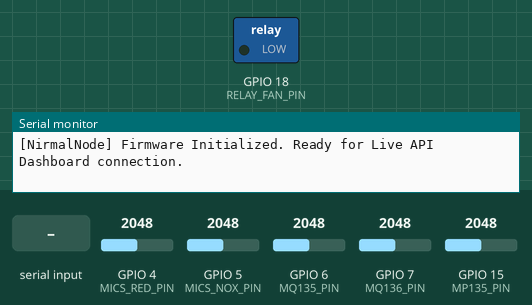
Recording of a sketch running on a simulated ESP32-S3. Parts: switched loads named in the sketch (green lamp = pin HIGH), the last lines printed to the serial monitor. The inputs (shaded band) are chosen by the test bench; at power-on: GPIO 4 (MICS_RED_PIN) = 2048, GPIO 5 (MICS_NOX_PIN) = 2048, GPIO 6 (MQ135_PIN) = 2048, GPIO 7 (MQ136_PIN) = 2048, GPIO 15 (MP135_PIN) = 2048 (analog values on the 0–4095 scale).

Above: at 1.2 s.
1.3 s: "FAN_ON\n" received over Serial
At 2.5 s:
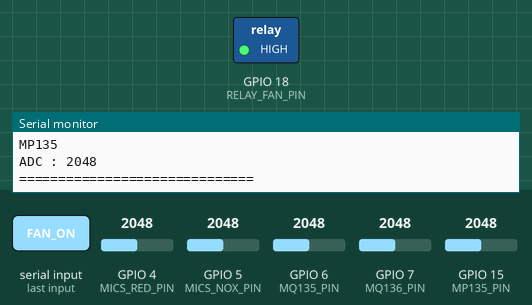
2.8 s: "FAN_OFF\n" received over Serial
At 3.7 s:
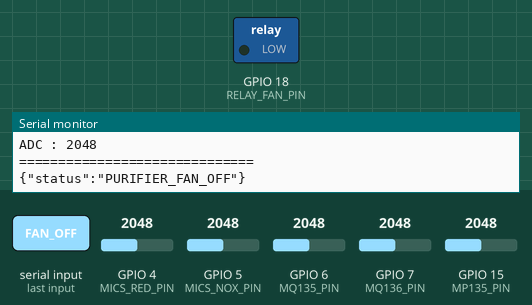
Timing chart, 0 to 5.8 s (numbered marks = the images above; inputs shaded):
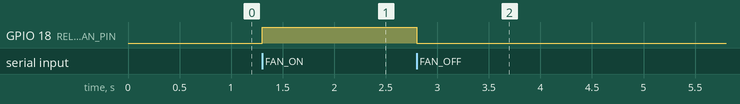

The sketch:

NirmalNode_LiveAPI.ino
```cpp
/*
  ===========================================================================
  NirmalNode – Green IoT Air Quality & Adaptive Air Purification Node
  ---------------------------------------------------------------------------
  BOARD            : ESP32 / ESP32-S3 Dev Module
  BAUD RATE        : 115200
  FEATURES         :
    1. PMS5003 Dust Sensor (UART)
    2. Multi-Gas Sensors (MQ135, MQ136, MiCS-4514 RED/NOX, MP135)
    3. Dual Format Serial Output (Human Readable Text & JSON API Stream)
    4. Purifier Relay Control Pin (Pre-emptive Fan Control)
  ===========================================================================
*/

#include <Arduino.h>

// Pin Definitions
#define PMS_RX_PIN        16      // ESP32 RX <- PMS5003 TXD
#define PMS_TX_PIN        -1      // Unused

#define MICS_RED_PIN      4       // MiCS-4514 RED channel (ESP32-S3 default) / 34 (ESP32 DevKit)
#define MICS_NOX_PIN      5       // MiCS-4514 NOX channel
#define MQ135_PIN         6       // MQ135 Air Quality
#define MQ136_PIN         7       // MQ136 H2S
#define MP135_PIN         15      // MP135 VOC

#define RELAY_FAN_PIN     18      // Relay Control for Cyclone-HEPA Fan

// ADC Configuration
const uint8_t ADC_RESOLUTION_BITS = 12;

// PMS5003 Frame
const uint8_t PMS_FRAME_LEN = 32;
uint8_t pmsBuffer[PMS_FRAME_LEN];
uint8_t pmsIndex = 0;

struct PMSData {
  uint16_t pm1_0 = 0;
  uint16_t pm2_5 = 0;
  uint16_t pm10  = 0;
  uint16_t cnt0_3 = 0;
  uint16_t cnt0_5 = 0;
  uint16_t cnt1_0 = 0;
  uint16_t cnt2_5 = 0;
  bool connected = false;
} pmsData;

HardwareSerial pmsSerial(1);
unsigned long lastReportTime = 0;
const unsigned long REPORT_INTERVAL_MS = 2000;

bool jsonOutputMode = false; // Toggle with command 'JSON' or 'TEXT'
bool purifierRelayState = false;

void readPMS();
void printTextReport();
void printJsonReport();

void setup() {
  Serial.begin(115200);
  pmsSerial.begin(9600, SERIAL_8N1, PMS_RX_PIN, PMS_TX_PIN);

  analogReadResolution(ADC_RESOLUTION_BITS);
  pinMode(RELAY_FAN_PIN, OUTPUT);
  digitalWrite(RELAY_FAN_PIN, LOW); // Off by default

  Serial.println(F("\n[NirmalNode] Firmware Initialized. Ready for Live API Dashboard connection.\n"));
}

void loop() {
  readPMS();

  // Handle incoming Serial commands from Web App or Python Server
  if (Serial.available() > 0) {
    String cmd = Serial.readStringUntil('\n');
    cmd.trim();
    if (cmd == "FAN_ON") {
      purifierRelayState = true;
      digitalWrite(RELAY_FAN_PIN, HIGH);
      Serial.println(F("{\"status\":\"PURIFIER_FAN_ON\"}"));
    } else if (cmd == "FAN_OFF") {
      purifierRelayState = false;
      digitalWrite(RELAY_FAN_PIN, LOW);
      Serial.println(F("{\"status\":\"PURIFIER_FAN_OFF\"}"));
    } else if (cmd == "MODE_JSON") {
      jsonOutputMode = true;
    } else if (cmd == "MODE_TEXT") {
      jsonOutputMode = false;
    }
  }

  // Periodic Telemetry Output
  if (millis() - lastReportTime >= REPORT_INTERVAL_MS) {
    lastReportTime = millis();
    if (jsonOutputMode) {
      printJsonReport();
    } else {
      printTextReport();
    }
  }
}

void readPMS() {
  while (pmsSerial.available() > 0) {
    uint8_t b = pmsSerial.read();
    if (pmsIndex == 0 && b != 0x42) continue;
    if (pmsIndex == 1 && b != 0x4D) { pmsIndex = 0; continue; }

    pmsBuffer[pmsIndex++] = b;
    if (pmsIndex >= PMS_FRAME_LEN) {
      uint16_t sum = 0;
      for (uint8_t i = 0; i < PMS_FRAME_LEN - 2; i++) sum += pmsBuffer[i];
      uint16_t rxSum = ((uint16_t)pmsBuffer[30] << 8) | pmsBuffer[31];

      if (sum == rxSum) {
        pmsData.pm1_0  = ((uint16_t)pmsBuffer[10] << 8) | pmsBuffer[11];
        pmsData.pm2_5  = ((uint16_t)pmsBuffer[12] << 8) | pmsBuffer[13];
        pmsData.pm10   = ((uint16_t)pmsBuffer[14] << 8) | pmsBuffer[15];
        pmsData.cnt0_3 = ((uint16_t)pmsBuffer[16] << 8) | pmsBuffer[17];
        pmsData.connected = true;
      }
      pmsIndex = 0;
    }
  }
}

void printTextReport() {
  int mq135 = analogRead(MQ135_PIN);
  int mq136 = analogRead(MQ136_PIN);
  int micsRed = analogRead(MICS_RED_PIN);
  int micsNox = analogRead(MICS_NOX_PIN);
  int mp135 = analogRead(MP135_PIN);

  Serial.println(F("=============================="));
  Serial.println(F("NirmalNode Sensor Report"));
  Serial.println(F("=============================="));
  Serial.println(F("PMS5003"));
  Serial.println(F("--------"));
  if (pmsData.connected) {
    Serial.print(F("PM1.0 : ")); Serial.print(pmsData.pm1_0); Serial.println(F(" ug/m3"));
    Serial.print(F("PM2.5 : ")); Serial.print(pmsData.pm2_5); Serial.println(F(" ug/m3"));
    Serial.print(F("PM10  : ")); Serial.print(pmsData.pm10);  Serial.println(F(" ug/m3"));
    Serial.print(F("P>0.3um : ")); Serial.println(pmsData.cnt0_3);
  } else {
    Serial.println(F("PMS5003 : Not Detected"));
  }
  Serial.println();
  Serial.println(F("MiCS4514"));
  Serial.println(F("---------"));
  Serial.print(F("RED ADC : ")); Serial.println(micsRed);
  Serial.print(F("NOX ADC : ")); Serial.println(micsNox);
  Serial.println();
  Serial.println(F("MQ135"));
  Serial.print(F("ADC : ")); Serial.println(mq135);
  Serial.println();
  Serial.println(F("MQ136"));
  Serial.print(F("ADC : ")); Serial.println(mq136);
  Serial.println();
  Serial.println(F("MP135"));
  Serial.print(F("ADC : ")); Serial.println(mp135);
  Serial.println(F("=============================="));
  Serial.println();
}

void printJsonReport() {
  int mq135 = analogRead(MQ135_PIN);
  int mq136 = analogRead(MQ136_PIN);
  int micsRed = analogRead(MICS_RED_PIN);
  int micsNox = analogRead(MICS_NOX_PIN);
  int mp135 = analogRead(MP135_PIN);

  Serial.print(F("{\"pm1_0\":")); Serial.print(pmsData.pm1_0);
  Serial.print(F(",\"pm2_5\":")); Serial.print(pmsData.pm2_5);
  Serial.print(F(",\"pm10\":")); Serial.print(pmsData.pm10);
  Serial.print(F(",\"cnt0_3\":")); Serial.print(pmsData.cnt0_3);
  Serial.print(F(",\"mq135_adc\":")); Serial.print(mq135);
  Serial.print(F(",\"mq136_adc\":")); Serial.print(mq136);
  Serial.print(F(",\"mics_red_adc\":")); Serial.print(micsRed);
  Serial.print(F(",\"mics_nox_adc\":")); Serial.print(micsNox);
  Serial.print(F(",\"mp135_adc\":")); Serial.print(mp135);
  Serial.print(F(",\"fan_status\":")); Serial.print(purifierRelayState ? 1 : 0);
  Serial.println(F("}"));
}
```

Measured:
- after the input at 1.3 s, GPIO 18 (RELAY_FAN_PIN): LOW → HIGH at once
- after the input at 2.8 s, GPIO 18 (RELAY_FAN_PIN): HIGH → LOW at once
